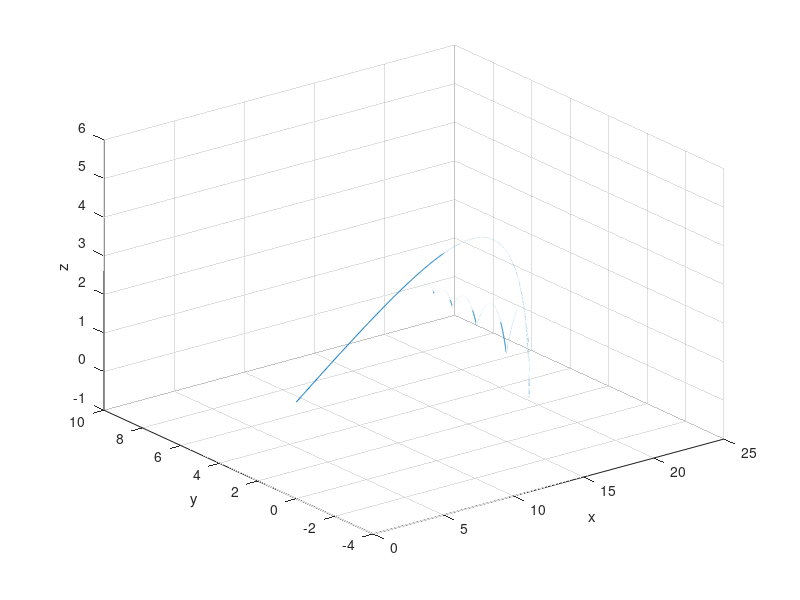

The MATLAB script that drew this image:
c = 0.069;
v_vind = 5;
v0 = 25;
a = @(u) v_vind + 0.25*(u(5));
q = @(u) c*sqrt(u(2).^2 + (u(4) - a(u)).^2 + u(6).^2);
vinkel = 0.3753; % vinkeln fran c)
v_utkast = pi/6; % vertikala utkastvinkeln

ff = @(u) [
    u(2);
    -q(u)*u(2);
    u(4);
    -q(u)*(u(4) - a(u));
    u(6);
    -9.81 - q(u)*u(6);
];

uStart = [0; cos(vinkel) * cos(v_utkast)*v0; 0; -(sin(vinkel) * v0 * cos(v_utkast)); 1.5; sin(v_utkast) * v0];

t0 = 0;
h = 0.002;
t = 100;
N = (t - t0)/h;

u_vec = zeros(N+1, 6);
u_vec(1, :) = uStart; 

u = uStart;

bounceCounter = 0;
stop = 0;
for i = 1:N
    k1 = ff(u);
    k2 = ff(u + h/2*k1);
    k3 = ff(u + h/2*k2);
    k4 = ff(u + h*k3);
    
    u = u + h*(k1 + 2*k2 + 2*k3 + k4)/6;
    u_vec(i+1, :) = u;

    % check previous z value to avoid it being negative two times in a row
    if u(5) < 0 && u_vec(i, 5) > 0
        u(2) = 0.8 * u(2);
        u(4) = 0.8 * u(4);
        u(6) = -0.8 * u(6);
        bounceCounter = bounceCounter + 1;
    end
    
    if bounceCounter == 6
        stop = i;
        break
    end
end

plot_vec = u_vec(1:stop + 1, :);
plot3(plot_vec(:, 1), plot_vec(:, 3), plot_vec(:, 5), '-');
xlabel('x');
ylabel('y');
zlabel('z');
grid on;
